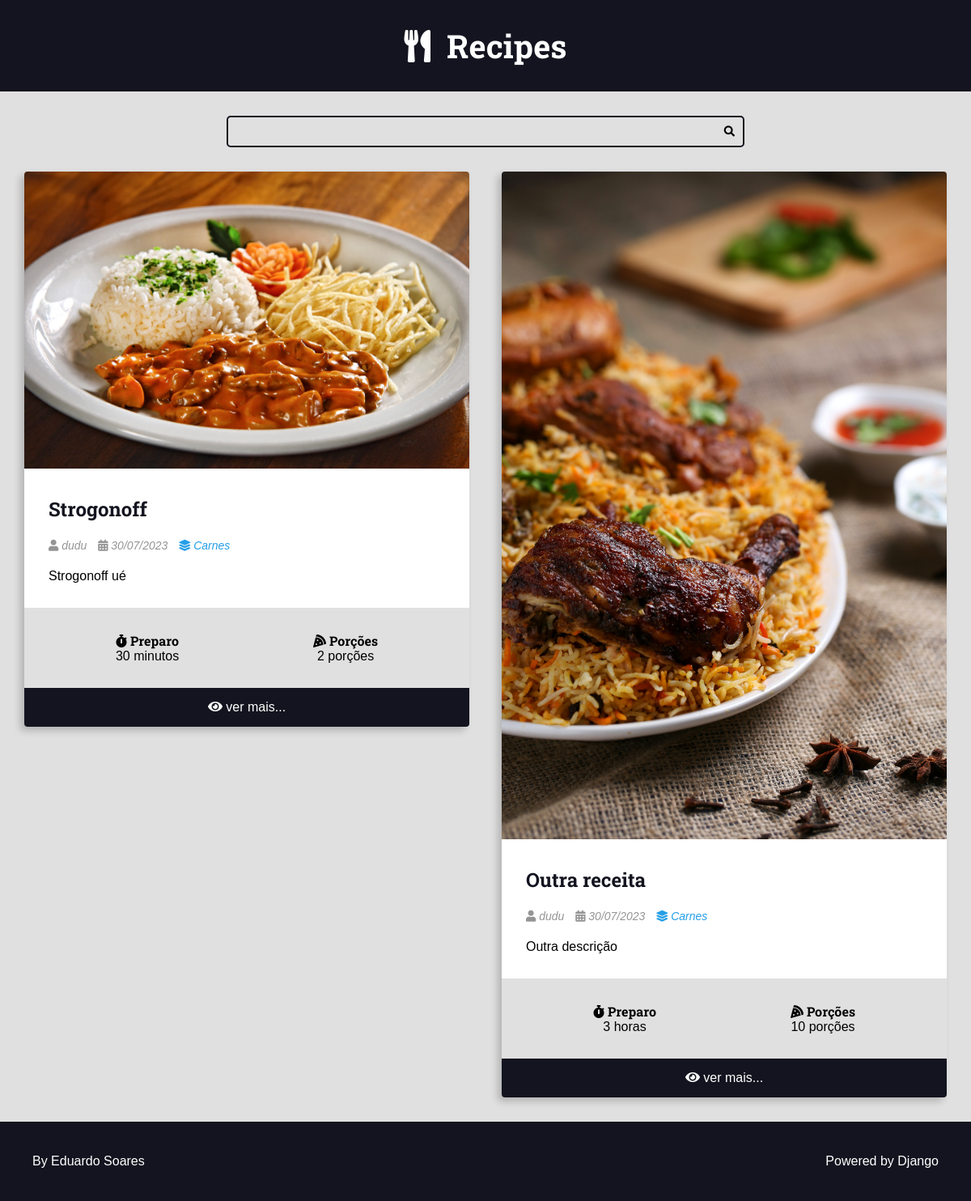
Page /recipes/category/3/ on the committed database.
### recipes/models.py (models this page shows, shortened)
class Recipe(models.Model):
    title = models.CharField( max_length=65)
    description = models.CharField( max_length=165)
    slug = models.SlugField(unique=True)
    preparation_time = models.IntegerField()
    preparation_time_unit = models.CharField(max_length=65)
    servings = models.IntegerField()
    servings_unit = models.CharField(max_length=65)
    preparation_steps = models.TextField()
    preparation_steps_is_html = models.BooleanField(default=False)
    created_at = models.DateTimeField(auto_now_add=True)
    updated_at = models.DateTimeField(auto_now=True)
    is_published = models.BooleanField(default=False)
    cover = models.ImageField(upload_to='recipes/covers/%Y/%m/%d/', blank=True, default='') #permitir envio sem imagem
    category = models.ForeignKey(
        Category, on_delete=models.SET_NULL, null = True,
        blank=True, default=None,
    )
    author = models.ForeignKey(
        User, on_delete=models.SET_NULL, null = True
    )

class Category(models.Model):
    nome = models.CharField( max_length=65)

### recipes/views.py (the view)
# urls.py: path('recipes/category/<int:category_id>/', views.category, name='category'),
def category(request, category_id):
    recipes = Recipe.objects.filter(
        is_published = True,
        category__id = category_id #category__id acessa a tabela category a partir da foreign key na tabela recipe em busca do id
    ).order_by('-id')
    if not recipes:
        raise Http404('Category not found')
    return render(request, 'recipes/pages/category.html', context={
        'recipes' : recipes,
        'title' : f'{recipes.first().category.nome} - Category |',
    })

### recipes/templates/recipes/pages/category.html (shortened to what this page needs)
{% extends 'global/base.html' %}
{% block content %}
<div class="main-content main-content-list container">
    {% for recipe in recipes %}
        {% include 'recipes/partials/recipe.html' %}
    {% endfor %}
</div>
{% endblock content %}

### recipes/templates/recipes/partials/recipe.html (shortened to what this page needs)
<div class="recipe recipe-list-item">
    {% if recipe.cover %}
        <div class="recipe-cover">
            <img src="{{recipe.cover.url}}" alt="Temporário">
        </div>
    {% endif %}
    <div class="recipe-title-container">
        <h2 class="recipe-title">
            <a href="{% url 'recipes:recipe' recipe.id %}">
                {{ recipe.title }}
            </a>
        </h2>
    </div>
    <div class="recipe-author">
        {% if recipe.author is not None %}
            <span class="recipe-author-item">
                <i class="fas fa-user"></i>
                {% if recipe.author.first_name %}
                    {{ recipe.author.first_name}} {{ recipe.author.last_name}}
                {% else %}
                    {{ recipe.author.username}}
                {% endif %}
            </span>
        {% endif %}
        <span class="recipe-author-item">
            <i class="fas fa-calendar-alt"></i>
            {{recipe.created_at|date:"d/m/Y"}}
        </span>
        {% if recipe.category is not None %}
            <span class="recipe-author-item">
                <a href="{% url 'recipes:category' recipe.category.id %}">
                    <i class="fas fa-layer-group"></i>
                    <span> {{ recipe.category.nome }} </span>
                </a>
            </span>
        {% endif %}
    </div>
    <div class="recipe-content">
        <p>
            {{recipe.description}}
        </p>
    </div>
    <div class="recipe-meta-container">
        <div class="recipe-meta recipe-preparation">
            <h3 class="recipe-meta-title"><i class="fas fa-stopwatch"></i> Preparo</h3>
            <div class="recipe-meta-text">
                {{recipe.preparation_time}} {{recipe.preparation_time_unit}}
            </div>
        </div>
        <div class="recipe-meta recipe-servings">
            <h3 class="recipe-meta-title"><i class="fas fa-pizza-slice"></i> Porções</h3>
            <div class="recipe-meta-text">
                {{recipe.servings}} {{recipe.servings_unit}}
            </div>
        </div>
    </div>
    {% if is_detail_page is not True%}
        <footer class="recipe-footer">
            <a class="recipe-read-more button button-dark button-full-width" href=" {% url 'recipes:recipe' recipe.id %} ">
                <i class="fas fa-eye"></i>
                <span>ver mais...</span>
            </a>
        </footer>
    {% endif %}
</div>

### base_static/global/css/styles.css (style rules this page uses)
:root { --color-primary: #269fe6; --color-primary-hover: #2086c2; --color-primary-dark: #13141f; --color-primary-dark-hover: #212336; --color-primary-light: #d4ecfa; --color-primary-light-hover: #bdd8e7; --color-white: #fff; --color-black: #000; --color-dark-text: #444; --color-info-light: #cce5ff; --color-debug-light: #cce5ff; --color-success-light: #d4edda; --color-alert-light: #fff3cd; --color-warning-light: #fff3cd; --color-error-light: #f8d7da; --color-info-dark: #4d86c4; --color-debug-dark: #4d86c4; --color-success-dark: #4a9c5d; --color-alert-dark: #927f40; --color-warning-dark: #927f40; --color-error-dark: #da525d; --color-gray-0: #f9f9f9; --color-gray-1: #e0e0e0; --color-gray-2: #c7c7c7; --color-gray-3: #aeaeae; --color-gray-4: #959595; --color-gray-5: #7d7d7d; --color-gray-6: #646464; --color-gray-7: #4b4b4b; --color-gray-8: #323232; --color-gray-9: #191919; --font-primary: sans-serif; --font-headings: 'Roboto Slab', serif; --spacing-gutter-medium: 3rem; --spacing-gutter-large: 4rem; }
* { margin: 0; padding: 0; box-sizing: border-box; }
html { font-size: 62.5%; }
body { font-size: 1.6rem; font-family: var(--font-primary); background: var(--color-gray-1); }
h1,h2,h3,h4,h5,h6 { font-family: var(--font-headings); }
.container { max-width: 144rem; display: block; margin: auto; padding: var(--spacing-gutter-medium) ; }
.main-content { padding-top: 0; }
.main-content-list { display: grid; grid-template-columns: repeat(auto-fit, minmax(340px, 1fr)); gap: var(--spacing-gutter-large); }
.recipe { background: var(--color-white); box-shadow: -5px 5px 10px rgba(0, 0, 0, .2); transform: scale(1); transition: all 300ms ease-in-out; border-radius: .4rem; overflow: hidden; }
.recipe img { max-width: 100%; }
.recipe-list-item { max-width: 64rem; height: fit-content; }
.recipe-title-container { padding: var(--spacing-gutter-medium); padding-bottom: 2rem; }
.recipe-title-container a { text-decoration: none; color: var(--color-primary-dark); }
.recipe-author { padding: 0 var(--spacing-gutter-medium); }
.recipe-content { padding: var(--spacing-gutter-medium); padding-top: 2rem; }
.recipe-author-item { color: var(--color-gray-4); margin-right: 1rem; font-style: italic; font-size: 1.4rem; }
.recipe-author a { color: var(--color-primary); transition: all 300ms ease-in-out; text-decoration: none; }
.recipe-meta-container { display: flex; flex-flow: row wrap; padding: var(--spacing-gutter-medium); background: var(--color-gray-1); }
.recipe-meta { display: flex; flex-flow: column nowrap; flex-shrink: 1; flex-grow: 1; text-align: center; }
.recipe-meta-title { font-size: 1.6rem; }
.recipe-footer a { background: var(--color-primary-dark); display: block; color: var(--color-white); text-decoration: none; text-align: center; padding: 1.5rem var(--spacing-gutter-medium); transition: all 300ms ease-in-out; }

### rows in the picture
Recipe: cover (picture), title "Strogonoff", author.username "dudu", created_at "30/07/2023", category.nome "Carnes", description "Strogonoff ué", preparation_time "30", preparation_time_unit "minutos", servings "2", servings_unit "porções"
Recipe: cover (picture), title "Outra receita", author.username "dudu", created_at "30/07/2023", category.nome "Carnes", description "Outra descrição", preparation_time "3", preparation_time_unit "horas", servings "10", servings_unit "porções"
